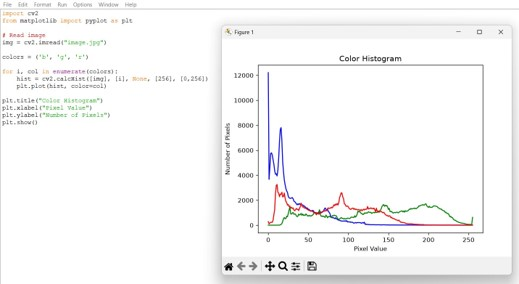
#> input picture Picture5.jpg, 519 x 284 px, found by its file name
$ python lab-5.py
#> lines starting #> are read from the running program, lines starting #| are printed output that depends on the picture
import cv2
import numpy as np
img = cv2.imread(r"C:\Users\Harsha\OneDrive\Desktop\ITA0510-LAB\Picture5.jpg")
#> img is the input picture: shape (284, 519, 3); mean B, G, R 246.6, 246.7, 246.8
if img is None:
    print("Image not found. Check the file path.")
    exit()
kernel = np.ones((5,5), np.uint8)
eroded_img = cv2.erode(img, kernel, iterations=1)
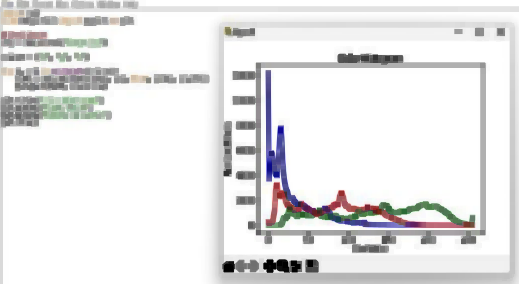
#> eroded_img: shape (284, 519, 3); mean B, G, R 231, 230.8, 231.2
cv2.imshow("Original Image", img)
cv2.imshow("Eroded Image", eroded_img)
cv2.imwrite("eroded_image.jpg", eroded_img)
cv2.waitKey(0)
cv2.destroyAllWindows()

$ run again, with Picture1.jpg copied over Picture5.jpg
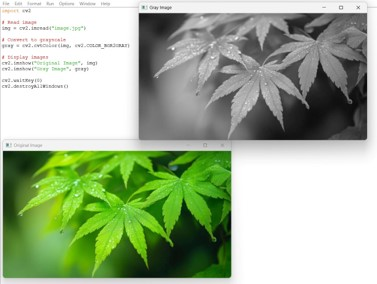
#> input picture Picture1.jpg, 377 x 284 px, found by its file name
#> img is the input picture: shape (284, 377, 3); mean B, G, R 148.9, 178.6, 161.7
#> `eroded_img = cv2.erode(img, kernel, iterations=1)`:
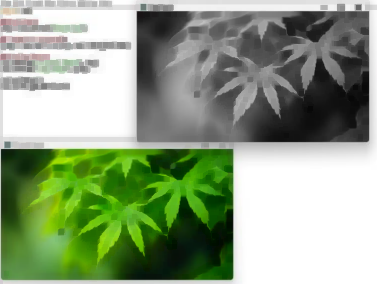
#> eroded_img: shape (284, 377, 3); mean B, G, R 131.1, 159.8, 142.9

$ run again, with Picture10.jpg copied over Picture5.jpg
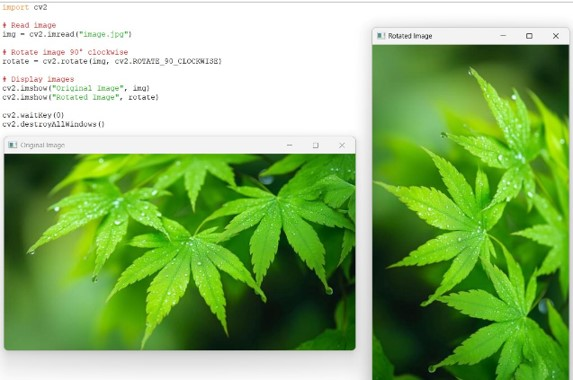
#> input picture Picture10.jpg, 573 x 380 px, found by its file name
#> img is the input picture: shape (380, 573, 3); mean B, G, R 110, 178.4, 139.4
#> `eroded_img = cv2.erode(img, kernel, iterations=1)`:
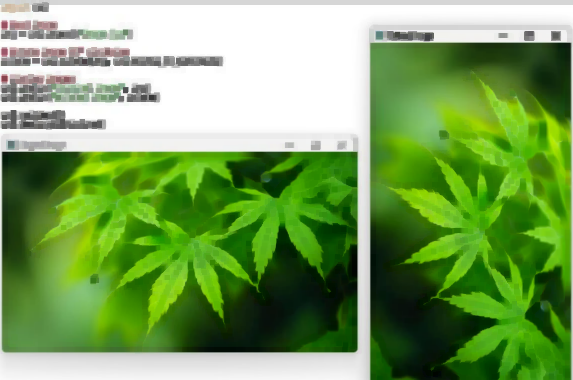
#> eroded_img: shape (380, 573, 3); mean B, G, R 93.6, 160.7, 121.9

$ run again, with Picture12.jpg copied over Picture5.jpg
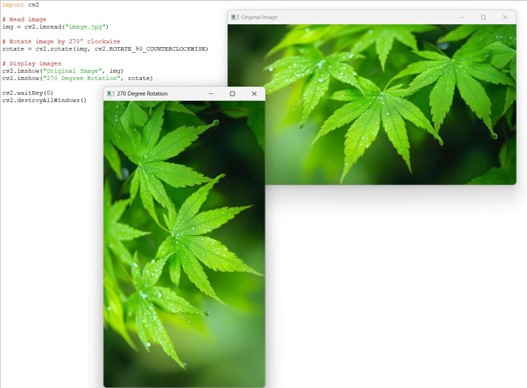
#> input picture Picture12.jpg, 527 x 388 px, found by its file name
#> img is the input picture: shape (388, 527, 3); mean B, G, R 152.7, 201, 173.4
#> `eroded_img = cv2.erode(img, kernel, iterations=1)`:
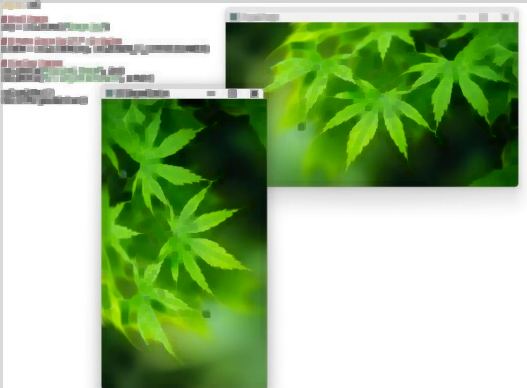
#> eroded_img: shape (388, 527, 3); mean B, G, R 139.9, 186.8, 159.4
